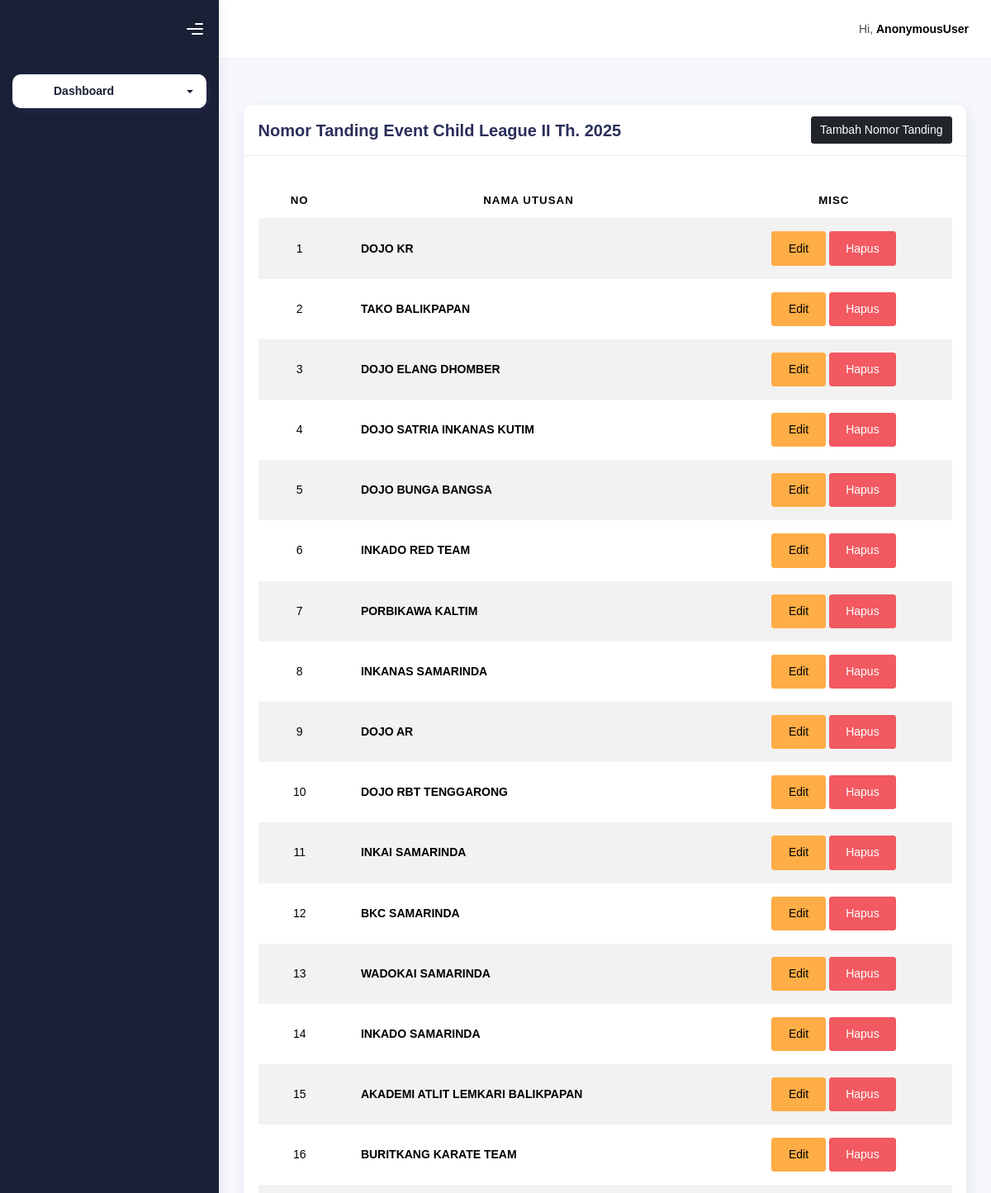
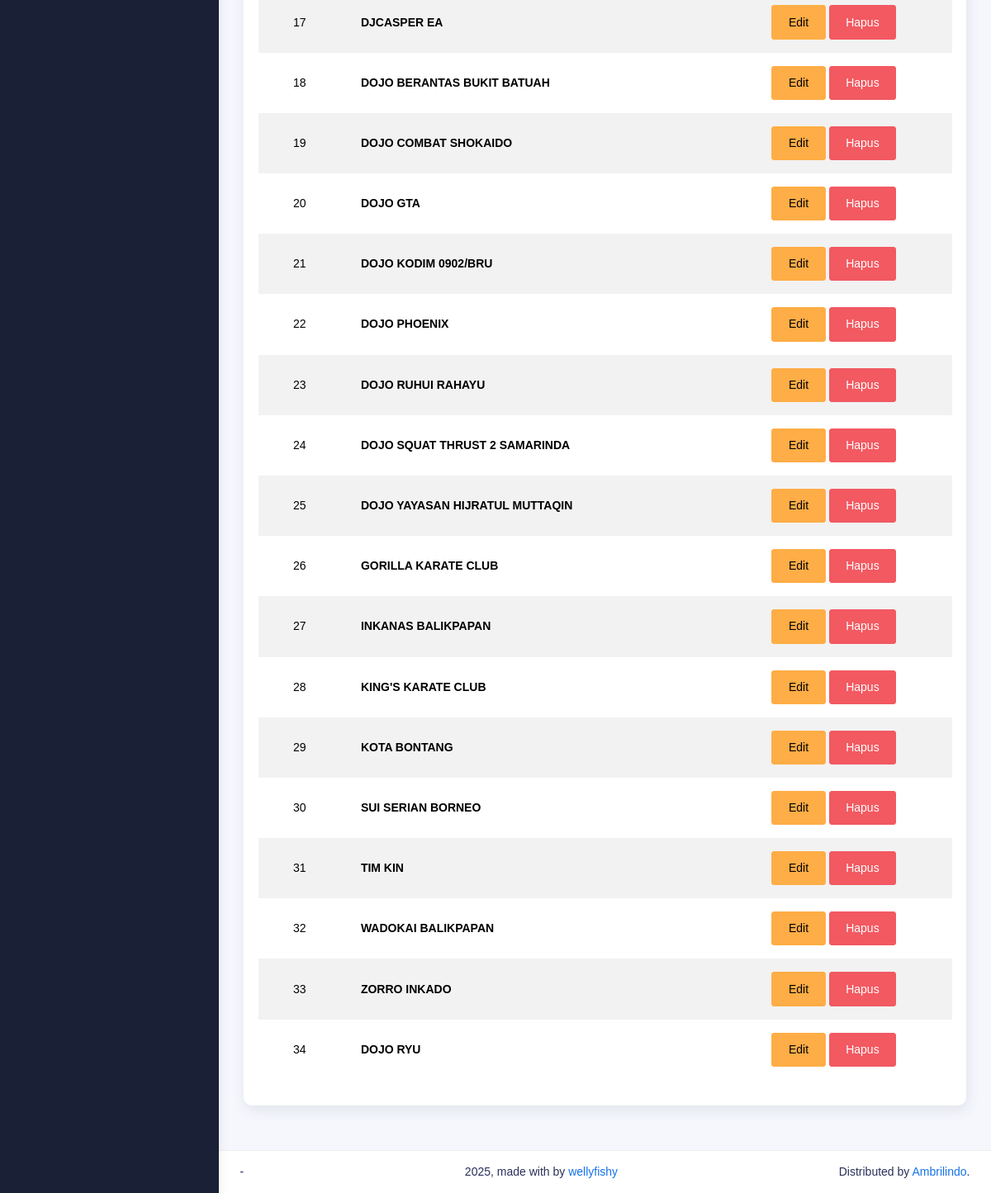
Page /admin-utusan/1 on the committed database (2 pictures, top to bottom).
### backend/models.py (models this page shows, shortened)
class Event(models.Model):
    nama_event = models.CharField(max_length=100, null=True, blank=True)
    sedang_berjalan = models.BooleanField(default=False)

class Utusan(models.Model):
    event = models.ForeignKey(Event, null=True, blank=True, on_delete=models.CASCADE)
    nama_utusan = models.CharField(max_length=50, null=True, blank=True)

### backend/views.py (the view)
# urls.py: path('admin-utusan/<int:event_pk>', admin_utusan, name="admin-utusan"),
def admin_utusan(request, event_pk):
    event = Event.objects.get(pk=event_pk)
    utusans = Utusan.objects.filter(event=event)
    context = {
        'on': 'nomor-tanding',
        'event': event,
        'utusans': utusans,
    }
    return render(request, 'admin/utusan.html', context)

### backend/templates/admin/utusan.html (shortened to what this page needs)
{% extends "admin/base-dashboard.html" %} {% load static %}
{% block content %}
<div class="container">
    <div class="page-inner">
        <div class="page-header">
        </div>
        <div class="row">
            <div class="col-md-12">
                <div class="card">
                    <div class="card-header" style="display: flex; justify-content: space-between; align-items: center;">
                        <div class="card-title" style="margin-right: 10px;">Nomor Tanding Event {{ event.nama_event }}</div>
                        <div>
                            <a href="#" class="btn btn-dark" style="font-size: inherit; padding: 5px 10px;" data-bs-toggle="modal" data-bs-target="#tambahNomorTandingModal">Tambah Nomor Tanding</a>
                        </div>
                    </div>
                    <div class="card-body">
                        <table class="table table-striped mt-3">
                        <thead>
                            <tr>
                            <th scope="col" style="text-align: center;">No</th>
                            <th scope="col" style="text-align: center;">Nama Utusan</th>
                            <th scope="col" style="text-align: center;">MISC</th>
                            </tr>
                        </thead>
                        <tbody>
                            {% for utusan in utusans %}
                            <tr>
                                <td style="text-align: center;">{{ forloop.counter }}</td>
                                <td><b>{{ utusan.nama_utusan }}</b></td>
                                <td style="text-align: center;">
                                    <button class="btn btn-warning">Edit</button>
                                    <button class="btn btn-danger">Hapus</button>
                                </td>
                            </tr>
                            {% endfor %}
                        </tbody>
                        </table>
                    </div>
                </div>
            </div>
        </div>
    </div>
</div>
{% endblock content %}

### rows in the picture
Event: nama_event "Child League II Th. 2025"
Utusan: nama_utusan "DOJO KR"
Utusan: nama_utusan "TAKO BALIKPAPAN"
Utusan: nama_utusan "DOJO ELANG DHOMBER"
Utusan: nama_utusan "DOJO SATRIA INKANAS KUTIM"
Utusan: nama_utusan "DOJO BUNGA BANGSA"
Utusan: nama_utusan "INKADO RED TEAM"
Utusan: nama_utusan "PORBIKAWA KALTIM"
Utusan: nama_utusan "INKANAS SAMARINDA"
Utusan: nama_utusan "DOJO AR"
Utusan: nama_utusan "DOJO RBT TENGGARONG"
Utusan: nama_utusan "INKAI SAMARINDA"
Utusan: nama_utusan "BKC SAMARINDA"
Utusan: nama_utusan "WADOKAI SAMARINDA"
Utusan: nama_utusan "INKADO SAMARINDA"
Utusan: nama_utusan "AKADEMI ATLIT LEMKARI BALIKPAPAN"
Utusan: nama_utusan "BURITKANG KARATE TEAM"
Utusan: nama_utusan "DJCASPER EA"
Utusan: nama_utusan "DOJO BERANTAS BUKIT BATUAH"
Utusan: nama_utusan "DOJO COMBAT SHOKAIDO"
Utusan: nama_utusan "DOJO GTA"
Utusan: nama_utusan "DOJO KODIM 0902/BRU"
Utusan: nama_utusan "DOJO PHOENIX"
Utusan: nama_utusan "DOJO RUHUI RAHAYU"
Utusan: nama_utusan "DOJO SQUAT THRUST 2 SAMARINDA"
Utusan: nama_utusan "DOJO YAYASAN HIJRATUL MUTTAQIN"
Utusan: nama_utusan "GORILLA KARATE CLUB"
Utusan: nama_utusan "INKANAS BALIKPAPAN"
Utusan: nama_utusan "KING'S KARATE CLUB"
Utusan: nama_utusan "KOTA BONTANG"
Utusan: nama_utusan "SUI SERIAN BORNEO"
Utusan: nama_utusan "TIM KIN"
Utusan: nama_utusan "WADOKAI BALIKPAPAN"
Utusan: nama_utusan "ZORRO INKADO"
Utusan: nama_utusan "DOJO RYU"

### other values in the picture
{{ request.user }} "AnonymousUser"
